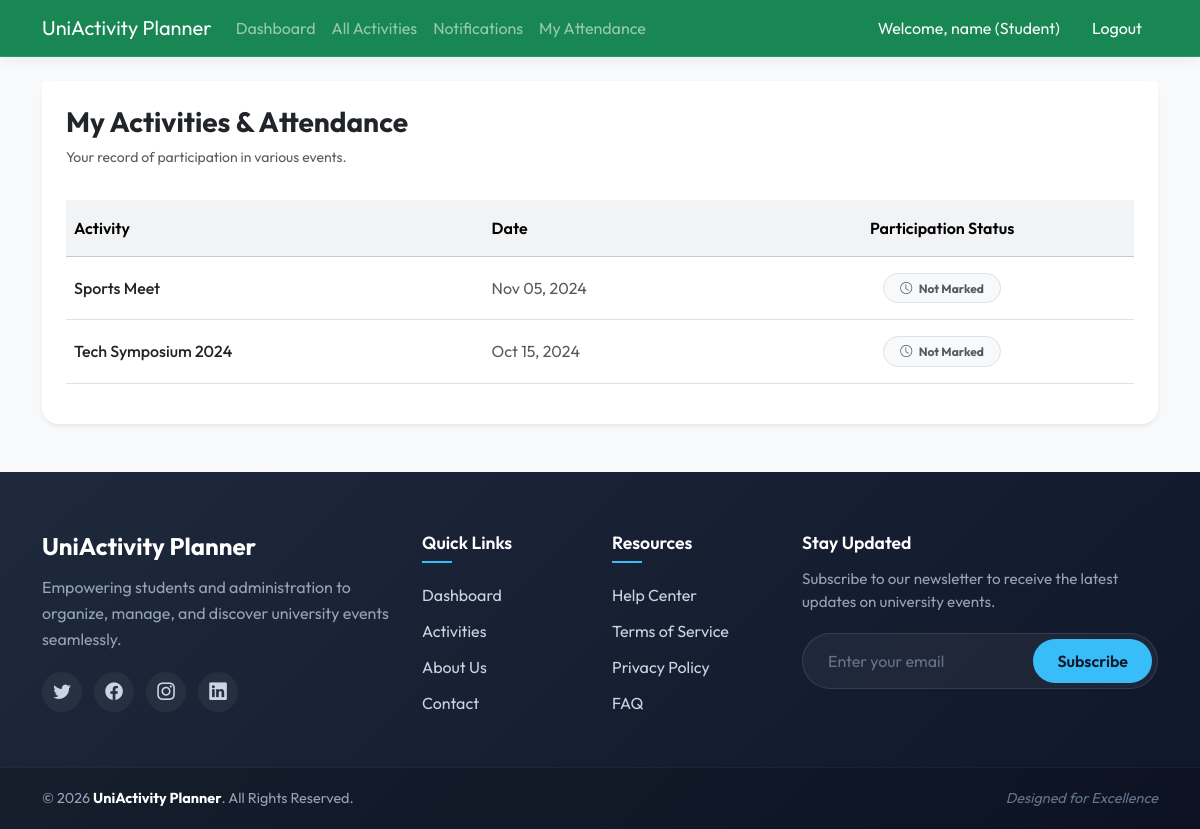
Screenshot of /student/my_attendance.php (signed in) with the database file from the repository.
### tables this page shows
CREATE TABLE IF NOT EXISTS `activities` (
  `id` int(11) NOT NULL AUTO_INCREMENT,
  `title` varchar(255) NOT NULL,
  `description` text NOT NULL,
  `activity_date` datetime NOT NULL,
  `created_by` int(11) NOT NULL,
  PRIMARY KEY (`id`),
  KEY `created_by` (`created_by`),
  CONSTRAINT `activities_ibfk_1` FOREIGN KEY (`created_by`) REFERENCES `users` (`id`) ON DELETE CASCADE
);

### student/my_attendance.php (the view, shortened to what this page needs)
<?php
require_once '../config/database.php';
require_once '../includes/header.php';
$user_id = $_SESSION['user_id'];
$sql = "SELECT a.title, a.activity_date, att.status
        FROM activities a
        LEFT JOIN attendance att ON a.id = att.activity_id AND att.user_id = ?
        ORDER BY a.activity_date DESC";
$stmt = $pdo->prepare($sql);
$stmt->execute([$user_id]);
$records = $stmt->fetchAll();
?>
<div class="card border-0 shadow-sm rounded-4 mb-4">
    <div class="card-header bg-white border-bottom-0 pt-4 pb-0 px-4">
        <h3 class="fw-bold text-dark">My Activities & Attendance</h3>
        <p class="text-muted small">Your record of participation in various events.</p>
    </div>
    <div class="card-body px-4 pb-4">
        <div class="table-responsive">
            <table class="table table-hover align-middle">
                <thead class="table-success">
                    <tr>
                        <th class="py-3">Activity</th>
                        <th class="py-3">Date</th>
                        <th class="py-3 text-center">Participation Status</th>
                    </tr>
                </thead>
                <tbody>
                    <?php if ($records): ?>
                        <?php foreach ($records as $record): ?>
                        <tr>
                            <td class="fw-medium text-dark py-3">
                                <?php echo htmlspecialchars($record['title']); ?>
                            </td>
                            <td class="text-muted py-3">
                                <?php echo date('M d, Y', strtotime($record['activity_date'])); ?>
                            </td>
                            <td class="text-center py-3">
                                <?php if ($record['status'] === 'present'): ?>
                                    <span class="badge bg-success rounded-pill px-3 py-2">
                                        <i class="bi bi-check-circle me-1"></i> Present
                                    </span>
                                <?php elseif ($record['status'] === 'absent'): ?>
                                    <span class="badge bg-danger rounded-pill px-3 py-2">
                                        <i class="bi bi-x-circle me-1"></i> Absent
                                    </span>
                                <?php else: ?>
                                    <span class="badge bg-light text-muted border rounded-pill px-3 py-2">
                                        <i class="bi bi-clock me-1"></i> Not Marked
                                    </span>
                                <?php endif; ?>
                            </td>
                        </tr>
                        <?php endforeach; ?>
                    <?php else: ?>
                        <tr>
                            <td colspan="3" class="text-center py-5 text-muted">No activity records found.</td>
                        </tr>
                    <?php endif; ?>
                </tbody>
            </table>
        </div>
    </div>
</div>
<?php require_once '../includes/footer.php'; ?>

### assets/css/style.css (style rules this page uses)
body { background-color: #f8f9fa; font-family: 'Outfit', sans-serif; color: #333; }
.card { border-radius: 12px; box-shadow: 0 6px 15px rgba(0, 0, 0, 0.04); border: none; margin-bottom: 20px; transition: transform 0.3s ease, box-shadow 0.3s ease; }
.table th { background-color: #f1f3f5; font-weight: 600; }

### rows the page displays
activities: title "Sports Meet", activity_date "Nov 05, 2024"
activities: title "Tech Symposium 2024", activity_date "Oct 15, 2024"

### other values shown
$name "name"
$role "Student"
